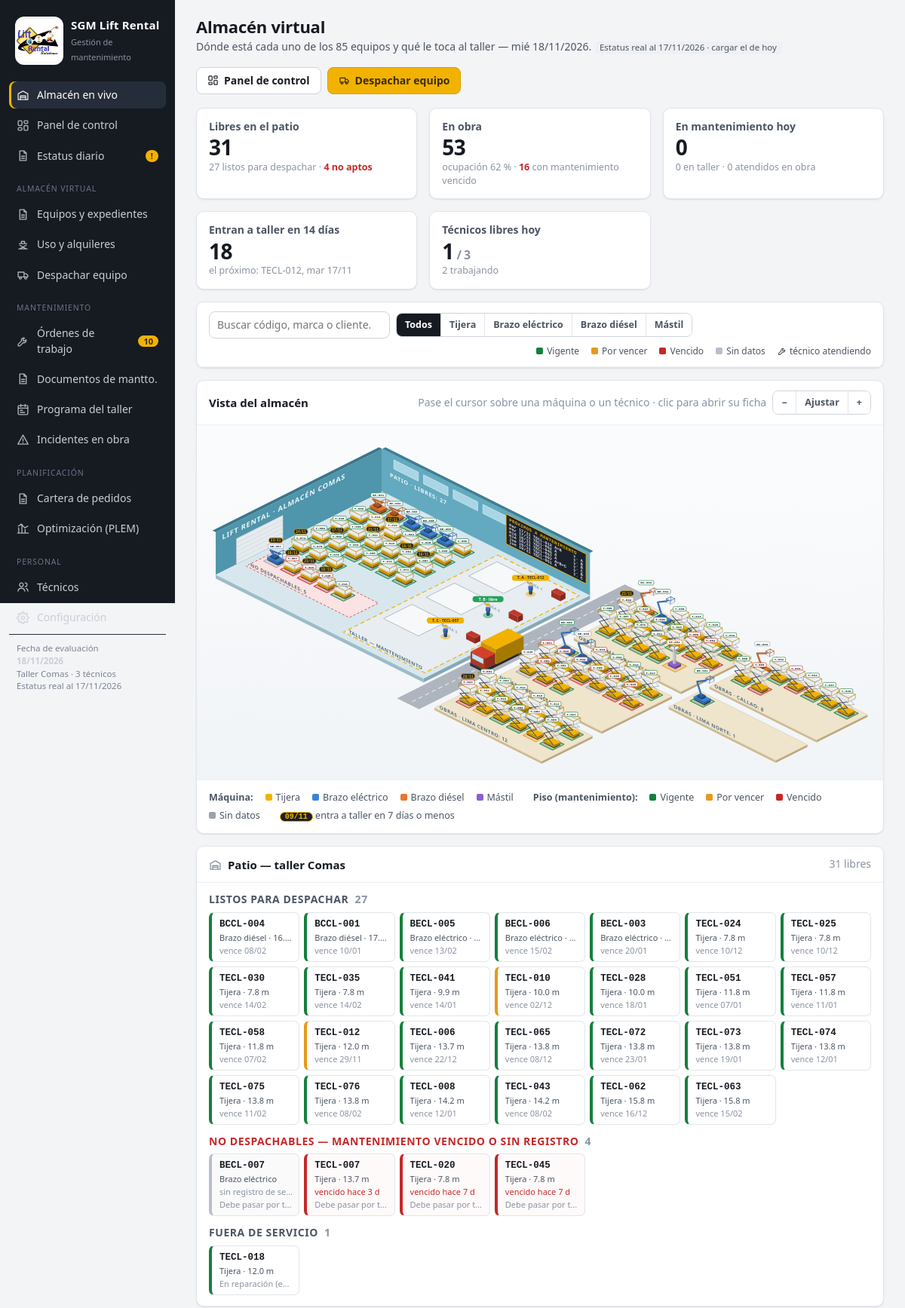
The page / (upper part) on the database its author committed.
### tables this page shows
CREATE TABLE equipos (
    id INTEGER PRIMARY KEY,
    codigo TEXT UNIQUE NOT NULL,
    categoria TEXT NOT NULL,
    marca TEXT, modelo TEXT, serie TEXT, anio INTEGER,
    altura_plataforma REAL, altura_trabajo REAL, capacidad_kg REAL, peso_kg REAL,
    valor_usd REAL,
    frecuencia_h REAL NOT NULL DEFAULT 100,
    tasa_uso REAL NOT NULL DEFAULT 0.13,
    situacion TEXT NOT NULL DEFAULT 'Disponible',
    ubicacion_detalle TEXT,
    con_expediente INTEGER NOT NULL DEFAULT 1,
    notas TEXT,
    activo INTEGER NOT NULL DEFAULT 1
);

### app.py (the view)
@app.route("/")
def almacen():
    c = cfg()
    ref = L.fecha_ref(c)
    a = L.almacen_vivo(db(), c, ref)
    supervisor = db().execute("SELECT * FROM tecnicos WHERE activo=1 AND ejecuta=0 ORDER BY id").fetchall()
    inc_mes = db().execute("""SELECT COUNT(*) n, SUM(mant_estado IN ('Vencido','Sin datos')) v FROM incidentes
                              WHERE fecha >= ?""", (iso(ref - timedelta(days=30)),)).fetchone()
    return render_template("almacen.html", a=a, supervisor=supervisor, inc_mes=inc_mes,
                           horizonte=14, limite=ref + timedelta(days=14), escena=escena_almacen(a, ref))

### app.py (called while the page is built)
def db():
    return base.get_db()

def cfg():
    return L.leer_config(db())

@app.template_filter("fecha")
def f_fecha(v, formato="%d/%m/%Y"):
    d = a_fecha(v) if v else None
    return d.strftime(formato) if d else "—"

@app.template_filter("num")
def f_num(v, dec=0):
    if v is None or v == "":
        return "—"
    s = f"{float(v):,.{dec}f}"
    return s

@app.template_filter("dias_hasta")
def f_dias_hasta(desde, hasta):
    a, b = a_fecha(desde), a_fecha(hasta)
    return (b - a).days if a and b else "—"

@app.template_filter("dia")
def f_dia(d):
    return ["lun", "mar", "mié", "jue", "vie", "sáb", "dom"][a_fecha(d).weekday()]

@app.template_filter("ot")
def f_ot(v):
    return f"OT-{int(v):04d}"

@app.template_filter("clase")
def f_clase(estado):
    return {"Vigente": "ok", "Por vencer": "warn", "Vencido": "bad", "Sin datos": "none",
            "Disponible": "ok", "En obra": "info", "En taller": "warn", "Fuera de servicio": "bad",
            "Pendiente": "warn", "Programada": "info", "En ejecución": "accent",
            "Completada": "ok", "Cancelada": "none", "Cerrado": "none",
            "apto": "ok", "advertencia": "warn", "bloqueado": "bad",
            "Alta": "bad", "Normal": "info", "Baja": "none",
            "Asignado": "info", "Despachado": "ok", "No atendido": "bad", "Cancelado": "none",
            "Terminada": "ok", "En curso": "accent", "Error": "bad"}.get(estado, "none")

### db.py (called while the page is built)
def conectar():
    con = sqlite3.connect(DB_PATH, detect_types=0)
    con.row_factory = sqlite3.Row
    con.execute("PRAGMA foreign_keys = ON")
    return con

def get_db():
    if "db" not in g:
        g.db = conectar()
    return g.db

def cerrar_db(_exc=None):
    con = g.pop("db", None)
    if con is not None:
        con.close()

### logica.py (called while the page is built)
def a_fecha(v):
    if v is None or v == "":
        return None
    if isinstance(v, date):
        return v
    return datetime.strptime(str(v)[:10], "%Y-%m-%d").date()

def iso(d):
    return d.strftime("%Y-%m-%d") if d else None

def es_domingo(d):
    return d.weekday() == 6

def dias_habiles(inicio, n):
    d, out = a_fecha(inicio), []
    while len(out) < max(1, int(n or 1)):
        if not es_domingo(d):
            out.append(d)
        d += timedelta(days=1)
    return out

def leer_config(db):
    return {r["clave"]: r["valor"] for r in db.execute("SELECT clave, valor FROM config")}

def fecha_ref(cfg):
    return a_fecha(cfg.get("fecha_referencia")) or date.today()

### templates/almacen.html (shortened to what this page needs)
{% extends 'base.html' %}
{% from '_m.html' import chip, eq_link, icono %}
{% macro ficha(e, linea=None, extra=None, atendido=None) -%}
  {% set m = e.mant %}
  <a class="ficha {{ m.estado|clase }}{{ ' atendido' if atendido }}" href="{{ url_for('equipo', codigo=e.codigo) }}"
     data-cat="{{ e.categoria }}" data-texto="{{ (e.codigo ~ ' ' ~ (e.marca or '') ~ ' ' ~ (e.modelo or '') ~ ' ' ~ ((e.alquiler or {}).cliente or ''))|lower }}"
     title="{{ e.codigo }} · {{ e.marca or '' }} {{ e.modelo or '' }} · {{ e.categoria }} {{ e.altura_trabajo|num(1) }} m&#10;Mantenimiento: {{ m.estado }}{% if m.fecha_vence %} ({{ 'venció' if m.estado == 'Vencido' else 'vence' }} el {{ m.fecha_vence|fecha }} por {{ (m.vence_por or '')|lower }}){% endif %}{% if e.alquiler %}&#10;{{ e.alquiler.cliente or '' }} — {{ e.alquiler.obra or '' }}{% endif %}">
    <span class="f-cod">{{ e.codigo }}{% if atendido %}<i class="f-tec" title="Técnico atendiendo">{{ icono('mant') }}</i>{% endif %}</span>
    <span class="f-tipo">{{ CORTO.get(e.categoria, e.categoria) }}{% if e.altura_trabajo %} · {{ e.altura_trabajo|num(1) }} m{% endif %}</span>
    {% if linea %}<span class="f-lin{{ ' alerta' if e.situacion != 'En obra' }}">{{ linea }}</span>{% endif %}
    {% if extra %}<span class="f-ext">{{ extra }}</span>{% endif %}
  </a>
{%- endmacro %}
{% macro mant_corto(m) -%}
  {%- if m.estado == 'Sin datos' -%}sin registro de servicio
  {%- elif m.estado == 'Vencido' -%}{% if m.dias_rest is not none and m.dias_rest <= 0 %}vencido hace {{ -m.dias_rest }} d{% else %}horas excedidas{% endif %}
  {%- else -%}vence {{ m.fecha_vence|fecha('%d/%m') }}{%- endif -%}
{%- endmacro %}
{% block contenido %}
{% set total = a.flota|length %}
{% set obra_venc = a.obra|selectattr('mant.estado', 'in', ['Vencido', 'Sin datos'])|list %}
{% set prox14 = a.proximos|selectattr('fecha', 'le', limite)|list %}
{% set libres_hoy = a.personal|selectattr('estado', 'equalto', 'Libre')|list %}
{% set en_mant = a.taller|length + a.atendidos_obra|length %}
<div class="cab">
  <div>
    <h1>Almacén virtual</h1>
    <p>Dónde está cada uno de los {{ total }} equipos y qué le toca al taller — {{ REF|dia }} {{ REF|fecha }}.
      {% if EST.fecha %}<a class="tag" href="{{ url_for('estatus') }}">Estatus real al {{ EST.fecha|fecha }}{% if EST.atrasado %} · cargar el de hoy{% endif %}</a>{% endif %}
      {% if SIM.hasta %}<span class="tag" title="{{ SIM.resumen }}">Registro real al {{ SIM.desde|fecha }} + operación simulada hasta el {{ SIM.hasta|fecha }}</span>{% endif %}</p>
  </div>
  <div class="acciones">
    <a class="btn" href="{{ url_for('panel') }}">{{ icono('panel') }} Panel de control</a>
    <a class="btn pri" href="{{ url_for('despacho') }}">{{ icono('despacho') }} Despachar equipo</a>
  </div>
</div>
<div class="grid g5 kpis-alm" style="margin-bottom:16px">
  <a class="card kpi" href="#patio"><span class="l">Libres en el patio</span><span class="v">{{ a.patio_ok|length + a.patio_no|length }}</span>
    <span class="s">{{ a.patio_ok|length }} listos para despachar{% if a.patio_no %} · <b style="color:var(--bad)">{{ a.patio_no|length }} no aptos</b>{% endif %}</span></a>
  <a class="card kpi" href="#obra"><span class="l">En obra</span><span class="v">{{ a.obra|length }}</span>
    <span class="s">ocupación {{ (a.obra|length / total * 100)|num(0) }} % · <b style="color:var(--bad)">{{ obra_venc|length }}</b> con mantenimiento vencido</span></a>
  <a class="card kpi" href="#taller"><span class="l">En mantenimiento hoy</span><span class="v">{{ en_mant }}</span>
    <span class="s">{{ a.taller|length }} en taller · {{ a.atendidos_obra|length }} atendidos en obra</span></a>
  <a class="card kpi" href="#proximos"><span class="l">Entran a taller en 14 días</span><span class="v">{{ prox14|length }}</span>
    <span class="s">{% if a.proximos %}el próximo: {{ a.proximos[0].codigo }}, {{ a.proximos[0].fecha|dia }} {{ a.proximos[0].fecha|fecha('%d/%m') }}{% else %}ninguno previsto{% endif %}</span></a>
  <a class="card kpi" href="#personal"><span class="l">Técnicos libres hoy</span><span class="v">{{ libres_hoy|length }}<small style="font-size:16px;color:var(--ink-3)"> / {{ a.personal|length }}</small></span>
    <span class="s">{% if a.personal and a.personal[0].estado == 'Descanso' %}domingo: sin turno{% else %}{{ a.personal|length - libres_hoy|length }} trabajando{% endif %}</span></a>
</div>
<div class="card" style="margin-bottom:16px">
  <div class="filtros alm-filtros">
    <input type="search" id="a-q" placeholder="Buscar código, marca o cliente…">
    <div class="seg" id="a-cat">
      <button type="button" data-v="" class="on">Todos</button>
      {% for c in CATEGORIAS %}<button type="button" data-v="{{ c }}">{{ CORTO.get(c, c) }}</button>{% endfor %}
    </div>
    <div class="leyenda" style="margin:0 0 0 auto">
      <span><i style="background:var(--ok)"></i>Vigente</span><span><i style="background:#e59a1b"></i>Por vencer</span>
      <span><i style="background:var(--bad)"></i>Vencido</span><span><i style="background:#b9bfca"></i>Sin datos</span>
      <span>{{ icono('mant') }} técnico atendiendo</span>
    </div>
  </div>
</div>
<section class="card" id="vista" style="margin-bottom:16px">
  <div class="hd"><h2>Vista del almacén</h2>
    <div class="acciones"><span class="muted">Pase el cursor sobre una máquina o un técnico · clic para abrir su ficha</span>
      <div class="seg" id="esc-zoom"><button type="button" data-z="-1">−</button><button type="button" data-z="0">Ajustar</button><button type="button" data-z="1">+</button></div></div></div>
  <div class="escena-wrap"><div id="escena"></div><div id="escena-tip" hidden></div></div>
  <div class="bd leyenda" style="border-top:1px solid var(--line-2);margin:0">
    <span><b>Máquina:</b></span>
    <span><i style="background:#f2b200"></i>Tijera</span><span><i style="background:#3b82d6"></i>Brazo eléctrico</span>
    <span><i style="background:#e8772e"></i>Brazo diésel</span><span><i style="background:#8b5fd0"></i>Mástil</span>
    <span style="margin-left:10px"><b>Piso (mantenimiento):</b></span>
    <span><i style="background:var(--ok)"></i>Vigente</span><span><i style="background:#e59a1b"></i>Por vencer</span>
    <span><i style="background:var(--bad)"></i>Vencido</span><span><i style="background:#9aa1ad"></i>Sin datos</span>
    <span style="margin-left:10px"><span class="esc-pill">09/11</span> entra a taller en 7 días o menos</span>
  </div>
</section>
<div class="grid g-alm">
  <section class="card zona-alm" id="patio">
    <div class="hd"><h2>{{ icono('almacen') }} Patio — taller Comas</h2><span class="muted">{{ a.patio_ok|length + a.patio_no|length }} libres</span></div>
    <div class="bd stack" style="gap:14px">
      <div>
        <h3 class="sub">Listos para despachar <span class="cnt">{{ a.patio_ok|length }}</span></h3>
        <div class="fichas">
          {% for e in a.patio_ok %}{{ ficha(e, mant_corto(e.mant)) }}{% endfor %}
        </div>
      </div>
      {% if a.patio_no %}
      <div>
        <h3 class="sub" style="color:var(--bad)">No despachables — mantenimiento vencido o sin registro <span class="cnt">{{ a.patio_no|length }}</span></h3>
        <div class="fichas">{% for e in a.patio_no %}{{ ficha(e, mant_corto(e.mant), 'Debe pasar por taller') }}{% endfor %}</div>
      </div>
      {% endif %}
      {% if a.fuera %}
      <div>
        <h3 class="sub">Fuera de servicio <span class="cnt">{{ a.fuera|length }}</span></h3>
        <div class="fichas">{% for e in a.fuera %}{{ ficha(e, e.ubicacion_detalle or 'Reparación externa') }}{% endfor %}</div>
      </div>
      {% endif %}
    </div>
  </section>
</div>
{% endblock %}

### rows shown on the page
equipos: codigo "TECL-012", get "Tijera", altura_trabajo|num "12.0", fecha_vence|fecha "29/11"
equipos: codigo "BCCL-004", get "Brazo diésel", altura_trabajo|num "16.…", fecha_vence|fecha "08/02"
equipos: codigo "BCCL-001", get "Brazo diésel", altura_trabajo|num "17.…", fecha_vence|fecha "10/01"
equipos: codigo "BECL-005", get "Brazo eléctrico", fecha_vence|fecha "13/02"
equipos: codigo "BECL-006", get "Brazo eléctrico", fecha_vence|fecha "15/02"
equipos: codigo "BECL-003", get "Brazo eléctrico", fecha_vence|fecha "20/01"
equipos: codigo "TECL-024", get "Tijera", altura_trabajo|num "7.8", fecha_vence|fecha "10/12"
equipos: codigo "TECL-025", get "Tijera", altura_trabajo|num "7.8", fecha_vence|fecha "10/12"
equipos: codigo "TECL-030", get "Tijera", altura_trabajo|num "7.8", fecha_vence|fecha "14/02"
equipos: codigo "TECL-035", get "Tijera", altura_trabajo|num "7.8", fecha_vence|fecha "14/02"
equipos: codigo "TECL-041", get "Tijera", altura_trabajo|num "9.9", fecha_vence|fecha "14/01"
equipos: codigo "TECL-010", get "Tijera", altura_trabajo|num "10.0", fecha_vence|fecha "02/12"
equipos: codigo "TECL-028", get "Tijera", altura_trabajo|num "10.0", fecha_vence|fecha "18/01"
equipos: codigo "TECL-051", get "Tijera", altura_trabajo|num "11.8", fecha_vence|fecha "07/01"
equipos: codigo "TECL-057", get "Tijera", altura_trabajo|num "11.8", fecha_vence|fecha "11/01"
equipos: codigo "TECL-058", get "Tijera", altura_trabajo|num "11.8", fecha_vence|fecha "07/02"
equipos: codigo "TECL-006", get "Tijera", altura_trabajo|num "13.7", fecha_vence|fecha "22/12"
equipos: codigo "TECL-065", get "Tijera", altura_trabajo|num "13.8", fecha_vence|fecha "08/12"
equipos: codigo "TECL-072", get "Tijera", altura_trabajo|num "13.8", fecha_vence|fecha "23/01"
equipos: codigo "TECL-073", get "Tijera", altura_trabajo|num "13.8", fecha_vence|fecha "19/01"
equipos: codigo "TECL-074", get "Tijera", altura_trabajo|num "13.8", fecha_vence|fecha "12/01"
equipos: codigo "TECL-075", get "Tijera", altura_trabajo|num "13.8", fecha_vence|fecha "11/02"
equipos: codigo "TECL-076", get "Tijera", altura_trabajo|num "13.8", fecha_vence|fecha "08/02"
equipos: codigo "TECL-008", get "Tijera", altura_trabajo|num "14.2", fecha_vence|fecha "12/01"
equipos: codigo "TECL-043", get "Tijera", altura_trabajo|num "14.2", fecha_vence|fecha "08/02"
equipos: codigo "TECL-062", get "Tijera", altura_trabajo|num "15.8", fecha_vence|fecha "16/12"
equipos: codigo "TECL-063", get "Tijera", altura_trabajo|num "15.8", fecha_vence|fecha "15/02"
equipos: codigo "BECL-007", get "Brazo eléctrico", shows "sin registro de se…", extra "Debe pasar por t…"
equipos: codigo "TECL-007", get "Tijera", altura_trabajo|num "13.7", dias_rest "3", extra "Debe pasar por t…"
equipos: codigo "TECL-020", get "Tijera", altura_trabajo|num "7.8", dias_rest "7", extra "Debe pasar por t…"
equipos: codigo "TECL-045", get "Tijera", altura_trabajo|num "7.8", dias_rest "7", extra "Debe pasar por t…"
equipos: codigo "TECL-018", get "Tijera", altura_trabajo|num "12.0", ubicacion_detalle "En reparación (e…"

### other values the page prints
{{ OT_ABIERTAS }} "10"
{{ REF|fecha }} "18/11/2026"
{{ CFG.capacidad_tecnicos }} "3"
{{ EST.fecha|fecha('%d/%m/%Y') }} "17/11/2026"
{{ total }} "85"
{{ REF|dia }} "mié"
{{ EST.fecha|fecha }} "17/11/2026"
{{ a.patio_ok|length + a.patio_no|length }} "31"
{{ a.patio_ok|length }} "27"
{{ a.patio_no|length }} "4"
{{ a.obra|length }} "53"
{{ (a.obra|length / total * 100)|num(0) }} "62"
{{ obra_venc|length }} "16"
{{ en_mant }} "0"
{{ a.taller|length }} "0"
